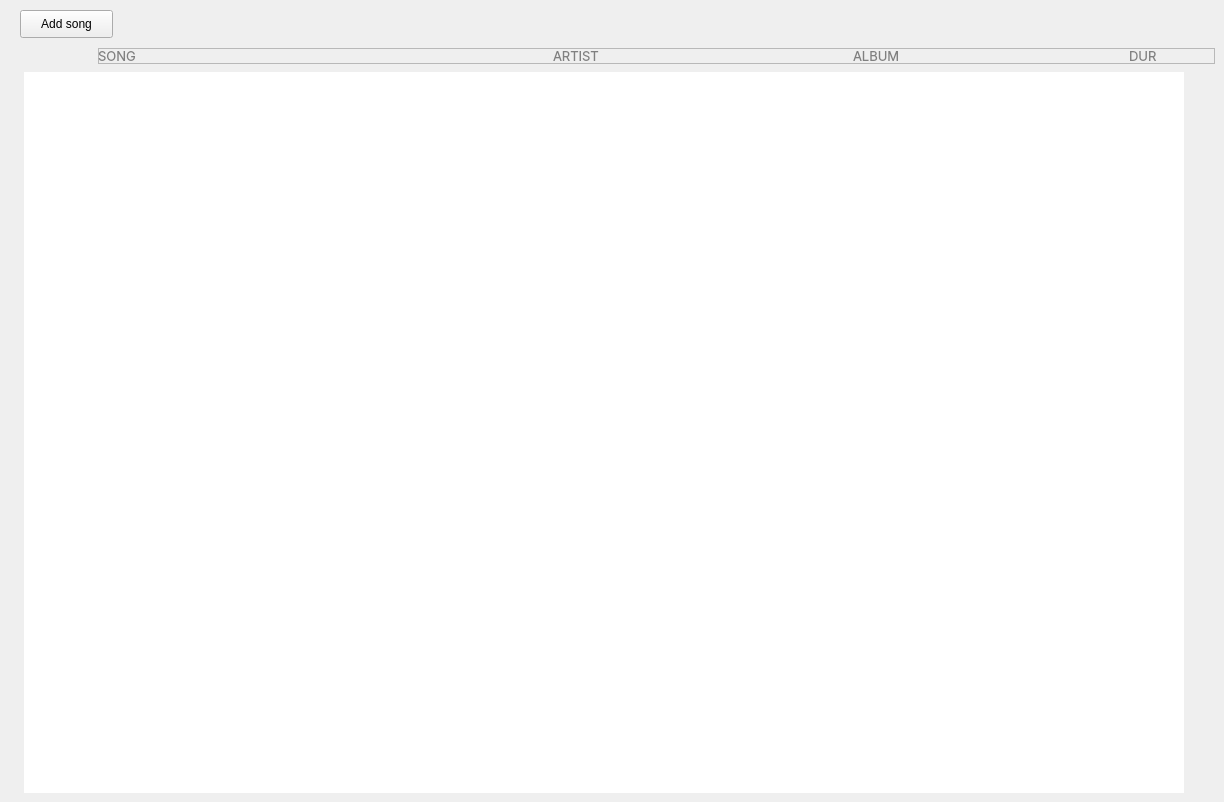
      <widget class="QWidget" name="page_4">
       <widget class="QFrame" name="titlebar_2">
        <property name="geometry">
         <rect>
          <x>98</x>
          <y>48</y>
          <width>1117</width>
          <height>16</height>
         </rect>
        </property>
        <property name="frameShape">
         <enum>QFrame::StyledPanel</enum>
        </property>
        <property name="frameShadow">
         <enum>QFrame::Raised</enum>
        </property>
        <widget class="QLabel" name="label_9">
         <property name="geometry">
          <rect>
           <x>0</x>
           <y>0</y>
           <width>111</width>
           <height>16</height>
          </rect>
         </property>
         <property name="font">
          <font>
           <family>SF Pro Display</family>
           <pointsize>10</pointsize>
          </font>
         </property>
         <property name="styleSheet">
          <string notr="true">color: #808080</string>
         </property>
         <property name="text">
          <string>SONG</string>
         </property>
        </widget>
        <widget class="QLabel" name="label_10">
         <property name="geometry">
          <rect>
           <x>455</x>
           <y>0</y>
           <width>111</width>
           <height>16</height>
          </rect>
         </property>
         <property name="font">
          <font>
           <family>SF Pro Display</family>
           <pointsize>10</pointsize>
          </font>
         </property>
         <property name="styleSheet">
          <string notr="true">color: #808080</string>
         </property>
         <property name="text">
          <string>ARTIST</string>
         </property>
        </widget>
        <widget class="QLabel" name="label_11">
         <property name="geometry">
          <rect>
           <x>755</x>
           <y>0</y>
           <width>111</width>
           <height>16</height>
          </rect>
         </property>
         <property name="font">
          <font>
           <family>SF Pro Display</family>
           <pointsize>10</pointsize>
          </font>
         </property>
         <property name="styleSheet">
          <string notr="true">color: #808080</string>
         </property>
         <property name="text">
          <string>ALBUM</string>
         </property>
        </widget>
        <widget class="QLabel" name="label_12">
         <property name="geometry">
          <rect>
           <x>1031</x>
           <y>0</y>
           <width>111</width>
           <height>16</height>
          </rect>
         </property>
         <property name="font">
          <font>
           <family>SF Pro Display</family>
           <pointsize>10</pointsize>
          </font>
         </property>
         <property name="styleSheet">
          <string notr="true">color: #808080</string>
         </property>
         <property name="text">
          <string>DUR</string>
         </property>
        </widget>
       </widget>
       <widget class="QListWidget" name="listWidget">
        <property name="geometry">
         <rect>
          <x>24</x>
          <y>72</y>
          <width>1160</width>
          <height>721</height>
         </rect>
        </property>
        <property name="styleSheet">
         <string notr="true">QListWidget {
	border: none;
}

QListWidget:select {
	background-color: rgb(0, 20, 163)
}</string>
        </property>
       </widget>
       <widget class="QPushButton" name="buttonAddSong">
        <property name="geometry">
         <rect>
          <x>20</x>
          <y>10</y>
          <width>93</width>
          <height>28</height>
         </rect>
        </property>
        <property name="text">
         <string>Add song</string>
        </property>
       </widget>
      </widget>
